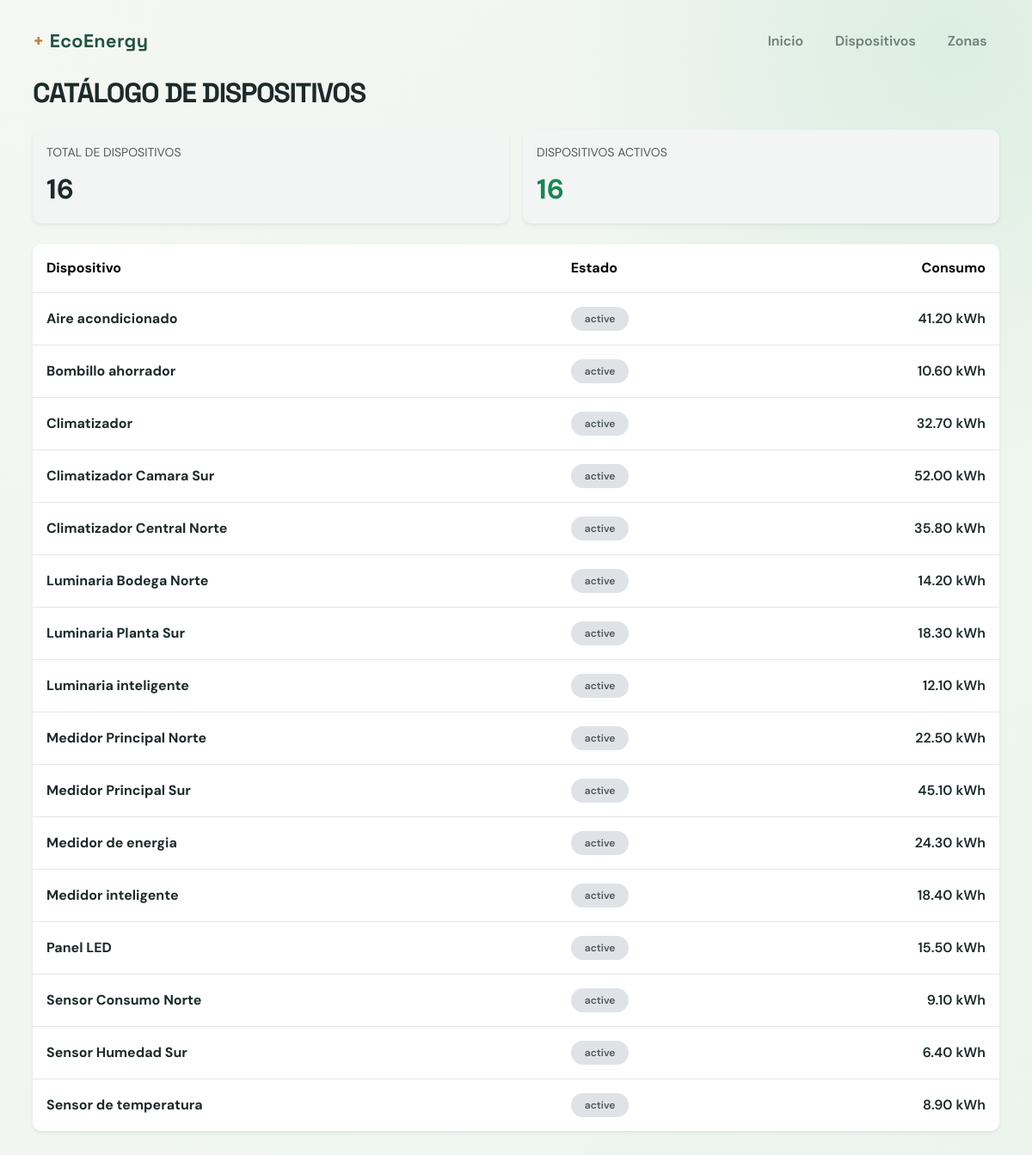
The page /dispositivos/ on the database its author committed.
### dispositivos/models.py (models this page shows, shortened)
class BaseModel(models.Model):
	created_at = models.DateTimeField(auto_now_add=True)
	updated_at = models.DateTimeField(auto_now=True)
	deleted_at = models.DateTimeField(null=True, blank=True)
	class Meta:
		abstract = True

class Device(BaseModel):
	STATUS_ACTIVE = "active"
	STATUS_MAINTENANCE = "maintenance"
	STATUS_RETIRED = "retired"
	STATUS_CHOICES = (
		(STATUS_ACTIVE, "Active"),
		(STATUS_MAINTENANCE, "Maintenance"),
		(STATUS_RETIRED, "Retired"),
	)
	name = models.CharField(max_length=120)
	organization = models.ForeignKey(
		"Organization",
		on_delete=models.PROTECT,
		related_name="devices",
	)
	serial_number = models.CharField(max_length=80, unique=True, null=True, blank=True)
	category = models.ForeignKey(
		Category,
		on_delete=models.PROTECT,
		related_name="devices",
	)
	zone = models.ForeignKey(
		Zone,
		on_delete=models.PROTECT,
		related_name="devices",
	)
	status = models.CharField(max_length=20, choices=STATUS_CHOICES, default=STATUS_ACTIVE)
	consumption_kwh = models.DecimalField(max_digits=10, decimal_places=2, default=0)
	class Meta:
		ordering = ("name",)
		verbose_name = "device"
		verbose_name_plural = "devices"
		indexes = [models.Index(fields=("organization", "status"))]

### dispositivos/views.py (the view)
# urls.py: path("dispositivos/", views.catalogo, name="catalogo"),
def catalogo(request):
    dispositivos = cargar_dispositivos(_organization_id(request))
    activos = sum(1 for item in dispositivos if item.get("estado") == Device.STATUS_ACTIVE)
    contexto = {
        "dispositivos": dispositivos,
        "total": len(dispositivos),
        "total_activos": activos,
    }
    return render(request, "dispositivos/catalogo.html", contexto)

### dispositivos/services.py (called while the page is built)
def cargar_dispositivos(organization_id=None):
    queryset = Device.objects.filter(deleted_at__isnull=True)
    if organization_id is not None:
        queryset = queryset.filter(organization_id=organization_id)
    return list(
        queryset
        .select_related("category", "zone", "organization")
        .values(
            "id",
            "serial_number",
            nombre=F("name"),
            estado=F("status"),
            consumo_kwh=F("consumption_kwh"),
            zona_id=F("zone_id"),
            categoria_id=F("category_id"),
            categoria=F("category__name"),
            zona=F("zone__name"),
        )
    )

### dispositivos/views.py (called while the page is built)
def _organization_id(request):
    if request.user.is_authenticated:
        profile = getattr(request.user, "profile", None)
        return profile.organization_id if profile else None
    return None

### templates/dispositivos/catalogo.html (shortened to what this page needs)
{% extends "base.html" %}
{% block content %}
<div class="container-fluid px-0">
    <h1 class="fw-bold text-uppercase mb-4" style="font-size: clamp(2rem, 2vw, 2.5rem); letter-spacing: -0.04em; color: #1d2a2a;">Catálogo de dispositivos</h1>
    <div class="row g-3 mb-4">
        <div class="col-md-6">
            <div class="card border-0 shadow-sm h-100" style="background: #f3f5f4; border: 1px solid #dfe6e3; border-radius: 10px;">
                <div class="card-body p-3">
                    <div class="text-muted small text-uppercase">Total de dispositivos</div>
                    <div class="mt-2 fw-bold" style="font-size: 2rem; color: #1d2a2a;">{{ total }}</div>
                </div>
            </div>
        </div>
        <div class="col-md-6">
            <div class="card border-0 shadow-sm h-100" style="background: #f3f5f4; border: 1px solid #dfe6e3; border-radius: 10px;">
                <div class="card-body p-3">
                    <div class="text-muted small text-uppercase">Dispositivos activos</div>
                    <div class="mt-2 fw-bold text-success" style="font-size: 2rem;">{{ total_activos }}</div>
                </div>
            </div>
        </div>
    </div>
    <div class="card border-0 shadow-sm overflow-hidden" style="border: 1px solid #dfe6e3; border-radius: 10px;">
        <div class="card-body p-0">
            {% if dispositivos %}
                <div class="table-responsive">
                    <table class="table table-borderless align-middle mb-0">
                        <thead style="background: #eceeed; color: #1d2a2a;">
                            <tr>
                                <th scope="col" class="px-3 py-3 fw-bold">Dispositivo</th>
                                <th scope="col" class="py-3 fw-bold">Estado</th>
                                <th scope="col" class="text-end px-3 py-3 fw-bold">Consumo</th>
                            </tr>
                        </thead>
                        <tbody>
                            {% for dispositivo in dispositivos %}
                                <tr style="border-top: 1px solid #e3e8e5;">
                                    <td class="px-3 py-3 fw-bold" style="color: #1d2a2a;">{{ dispositivo.nombre }}</td>
                                    <td class="py-3">
                                        {% if dispositivo.estado == 'Activo' %}
                                            <span class="badge rounded-pill px-3 py-2" style="background: #dfeee4; color: #2c6d4d; font-weight: 600;">{{ dispositivo.estado }}</span>
                                        {% else %}
                                            <span class="badge rounded-pill px-3 py-2" style="background: #dfe3e7; color: #4d5860; font-weight: 600;">{{ dispositivo.estado }}</span>
                                        {% endif %}
                                    </td>
                                    <td class="text-end px-3 py-3 fw-semibold" style="color: #1d2a2a;">{{ dispositivo.consumo_kwh }} kWh</td>
                                </tr>
                            {% endfor %}
                        </tbody>
                    </table>
                </div>
            {% else %}
                <div class="text-center p-5">
                    <h2 class="h5 fw-bold mb-2">No hay dispositivos registrados</h2>
                    <p class="text-muted mb-0">Cuando agregues dispositivos, aparecerán aquí.</p>
                </div>
            {% endif %}
        </div>
    </div>
</div>
{% endblock %}

### templates/base.html (style rules this page uses)
:root { --ink: #172a2a; --muted: #6b7f7c; --paper: #f4f7f2; --panel: #ffffff; --line: #dce7df; --green: #2f765b; --green-dark: #215244; --mint: #dceee2; --amber: #c68139; --danger: #dc3545; --soft-red: #f9e7e7; }
body { margin: 0; color: var(--ink); background: var(--paper); font-family: "DM Sans", sans-serif; }
body::before { position: fixed; inset: 0; background: radial-gradient(circle at 92% 4%, #dceee2 0, transparent 28%), linear-gradient(135deg, #f4f7f2 0%, #edf4ee 100%); content: ""; z-index: -1; }
h1, h2, h3, .brand { font-family: "Space Grotesk", sans-serif; }

### rows shown on the page
Device: nombre "Aire acondicionado", estado "active", consumo_kwh "41.20"
Device: nombre "Bombillo ahorrador", estado "active", consumo_kwh "10.60"
Device: nombre "Climatizador", estado "active", consumo_kwh "32.70"
Device: nombre "Climatizador Camara Sur", estado "active", consumo_kwh "52.00"
Device: nombre "Climatizador Central Norte", estado "active", consumo_kwh "35.80"
Device: nombre "Luminaria Bodega Norte", estado "active", consumo_kwh "14.20"
Device: nombre "Luminaria Planta Sur", estado "active", consumo_kwh "18.30"
Device: nombre "Luminaria inteligente", estado "active", consumo_kwh "12.10"
Device: nombre "Medidor Principal Norte", estado "active", consumo_kwh "22.50"
Device: nombre "Medidor Principal Sur", estado "active", consumo_kwh "45.10"
Device: nombre "Medidor de energia", estado "active", consumo_kwh "24.30"
Device: nombre "Medidor inteligente", estado "active", consumo_kwh "18.40"
Device: nombre "Panel LED", estado "active", consumo_kwh "15.50"
Device: nombre "Sensor Consumo Norte", estado "active", consumo_kwh "9.10"
Device: nombre "Sensor Humedad Sur", estado "active", consumo_kwh "6.40"
Device: nombre "Sensor de temperatura", estado "active", consumo_kwh "8.90"

### other values the page prints
{{ total }} "16"
{{ total_activos }} "16"
